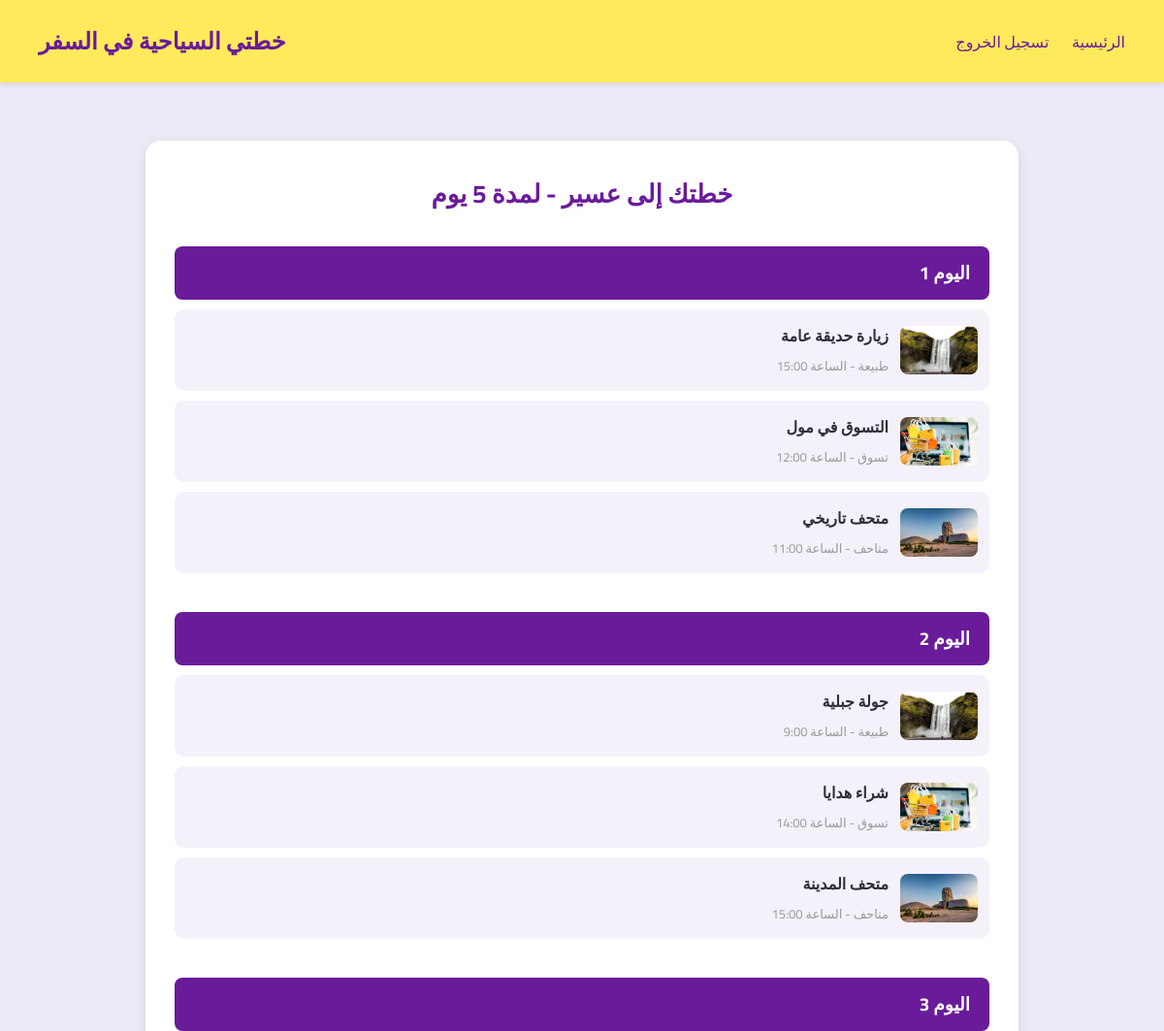
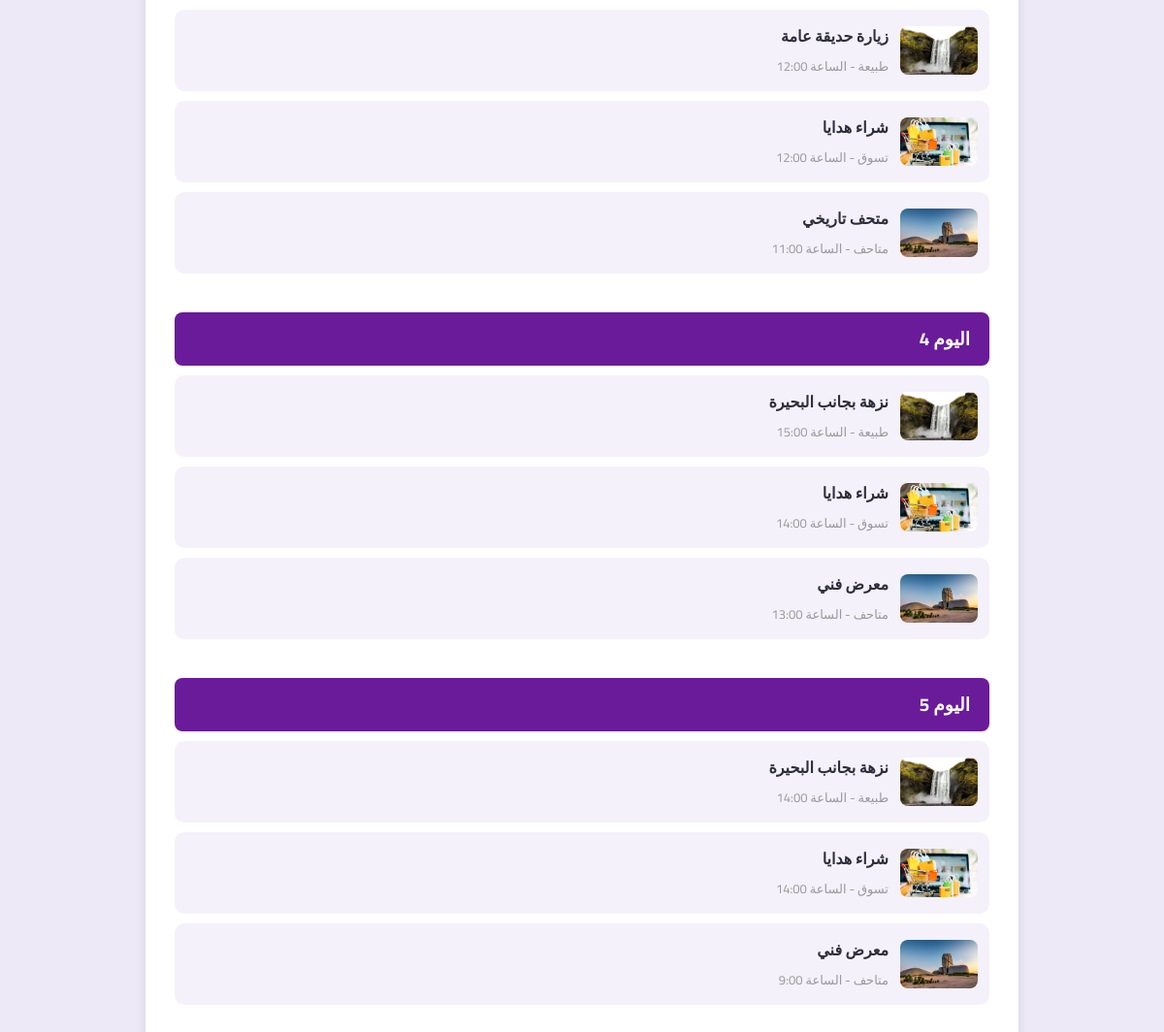
Screenshot of /view_plan.php?plan_id=6 (signed in) with the database file from the repository (2 pictures, top to bottom).
### tables this page shows
CREATE TABLE IF NOT EXISTS `plans` (
  `id` int NOT NULL AUTO_INCREMENT,
  `user_id` int DEFAULT NULL,
  `city` varchar(100) DEFAULT NULL,
  `days_count` int DEFAULT NULL,
  `preferences` text,
  `created_at` timestamp NULL DEFAULT CURRENT_TIMESTAMP,
  PRIMARY KEY (`id`)
);

CREATE TABLE IF NOT EXISTS `activities` (
  `id` int NOT NULL AUTO_INCREMENT,
  `plan_day_id` int DEFAULT NULL,
  `title` varchar(255) DEFAULT NULL,
  `category` varchar(100) DEFAULT NULL,
  `suggested_time` varchar(20) DEFAULT NULL,
  `location_url` text,
  PRIMARY KEY (`id`)
);

### view_plan.php (the view, shortened to what this page needs)
 <?php
require 'includes/db.php';
$plan_id = $_GET['plan_id'] ?? null;
$stmt = $pdo->prepare("SELECT * FROM plans WHERE id = ? AND user_id = ?");
$stmt->execute([$plan_id, $_SESSION['user_id']]);
$plan = $stmt->fetch();
$stmt = $pdo->prepare("SELECT * FROM plan_days WHERE plan_id = ? ORDER BY day_number");
$stmt->execute([$plan_id]);
$days = $stmt->fetchAll();
$day_activities = [];
foreach ($days as $day) {
  $stmt = $pdo->prepare("SELECT * FROM activities WHERE plan_day_id = ?");
  $stmt->execute([$day['id']]);
  $day_activities[$day['day_number']] = $stmt->fetchAll();
}
$category_images = [
  'جبلية'     => 'mountain.jpg',
  'بحيرة'     => 'beach.jpg',
    'متاحف'     => 'MM.jpg',
  'مطاعم'     => 'restaurant.jpg',
  'منتزهات'   => 'park.jpg',
  'تسوق'      => 'shopping.jpg',
  'ثقافية'    => 'culture.jpg',
  'عامة'      => 'public.jpg',
  'شلال'        => 'waterfull.jpg',
  'طبيعة'        => 'waterfull.jpg',
  'أخرى'      => 'default.jpg'
];
?>
<!DOCTYPE html>
<html lang="ar" dir="rtl">
<head>
  <link rel="stylesheet" href="CSS/style.css">
  <link rel="stylesheet" href="CSS/style_view_plan.css">
</head>
<body>
<?php include 'includes/header.php' ?>
<div class="plan-container">
  <h2>خطتك إلى <?= htmlspecialchars($plan['city']) ?> - لمدة <?= $plan['days_count'] ?> يوم</h2>
  <?php foreach ($day_activities as $day => $activities): ?>
    <div class="day-section">
      <h3>اليوم <?= $day ?></h3>
      <ul class="activities">
        <?php foreach ($activities as $activity): ?>
          <?php
            $category = $activity['category'];
            $image_name = $category_images[$category] ?? 'default.jpg';
          ?>
          <li class="activity-item">
            <img src="image/categories/<?= $image_name ?>" alt="صورة النشاط" class="activity-img" onclick="zoomImage(this)">
            <div class="activity-details">
              <strong><?= htmlspecialchars($activity['title']) ?></strong><br>
              <span class="label"><?= $activity['category'] ?> - الساعة <?= $activity['suggested_time'] ?></span>
            </div>
          </li>
        <?php endforeach; ?>
      </ul>
    </div>
  <?php endforeach; ?>
</div>
</body>
</html>

### CSS/style.css (style rules this page uses)
* { box-sizing: border-box; margin: 0; padding: 0; }
body { font-family: 'Cairo', sans-serif; background-color: #eee9f7; color: #2e2e3a; direction: rtl; }
h2 { font-size: 26px; margin-bottom: 30px; color: #6a1b9a; }

### CSS/style_view_plan.css (style rules this page uses)
.plan-container { max-width: 900px; margin: 60px auto; background-color: #ffffff; padding: 30px; border-radius: 16px; box-shadow: 0 4px 12px rgba(0,0,0,0.1); }
.plan-container h2 { color: #6a1b9a; text-align: center; margin-bottom: 30px; }
.day-section { margin-bottom: 40px; }
.day-section h3 { background-color: #6a1b9a; color: white; padding: 10px 20px; border-radius: 8px; }
ul.activities { list-style: none; padding: 0; margin: 0; }
ul.activities li { background-color: #f4f1fb; padding: 12px; border-radius: 10px; margin-top: 10px; font-size: 16px; }
.label { color: #999; font-size: 13px; }

### view_plan.php (style rules this page uses)
.plan-container { max-width: 900px; margin: 60px auto; background-color: #ffffff; padding: 30px; border-radius: 16px; box-shadow: 0 4px 12px rgba(0,0,0,0.1); }
.plan-container h2 { color: #6a1b9a; text-align: center; margin-bottom: 30px; }
.day-section { margin-bottom: 40px; }
.day-section h3 { background-color: #6a1b9a; color: white; padding: 10px 20px; border-radius: 8px; }
ul.activities { list-style: none; padding: 0; margin: 0; }
.activity-item { display: flex; align-items: center; gap: 12px; padding: 12px; background-color: #f4f1fb; border-radius: 10px; margin-top: 10px; position: relative; cursor: pointer; }
.activity-img { width: 80px; height: 50px; border-radius: 8px; object-fit: cover; transition: transform 0.3s ease; }
.activity-details { flex-grow: 1; }
.label { color: #999; font-size: 13px; }

### rows the page displays
plans: city "عسير", days_count "5"
activities: title "زيارة حديقة عامة", category "طبيعة", suggested_time "15:00"
activities: title "التسوق في مول", category "تسوق", suggested_time "12:00"
activities: title "متحف تاريخي", category "متاحف", suggested_time "11:00"
activities: title "جولة جبلية", category "طبيعة", suggested_time "9:00"
activities: title "شراء هدايا", category "تسوق", suggested_time "14:00"
activities: title "متحف المدينة", category "متاحف", suggested_time "15:00"
activities: title "زيارة حديقة عامة", category "طبيعة", suggested_time "12:00"
activities: title "شراء هدايا", category "تسوق", suggested_time "12:00"
activities: title "متحف تاريخي", category "متاحف", suggested_time "11:00"
activities: title "نزهة بجانب البحيرة", category "طبيعة", suggested_time "15:00"
activities: title "شراء هدايا", category "تسوق", suggested_time "14:00"
activities: title "معرض فني", category "متاحف", suggested_time "13:00"
activities: title "نزهة بجانب البحيرة", category "طبيعة", suggested_time "14:00"
activities: title "شراء هدايا", category "تسوق", suggested_time "14:00"
activities: title "معرض فني", category "متاحف", suggested_time "9:00"

### other values shown
$day "1"
$day "2"
$day "3"
$day "4"
$day "5"
